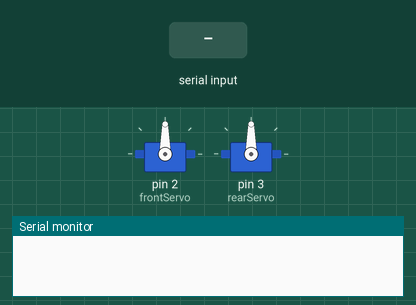
Simulated run of this sketch. Board: Arduino Uno, built with avr-gcc and run on an emulated ATmega328P. Parts: 2 × servo, the last lines printed to the serial monitor. Inputs (shaded band) come from the test bench.

Above: at 1.2 s.
1.3 s: "w" received over Serial
At 1.36 s:
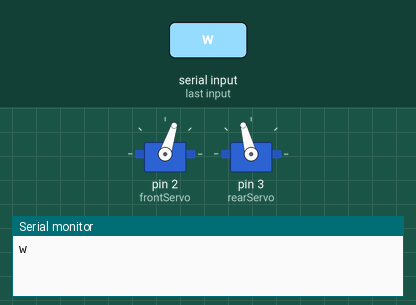
3.1 s: "x" received over Serial
At 3.16 s:
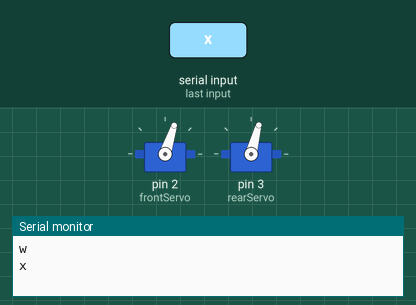
4.9 s: "a" received over Serial
At 5.15 s:
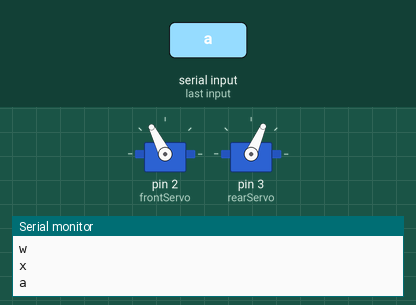
6.5 s: "d" received over Serial
At 7.8 s:
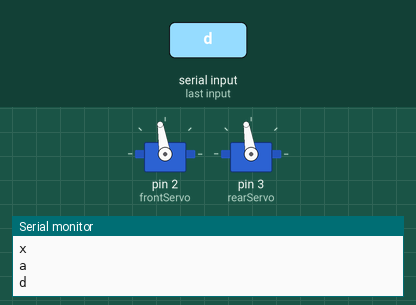
8.1 s: "c" received over Serial
At 8.35 s:
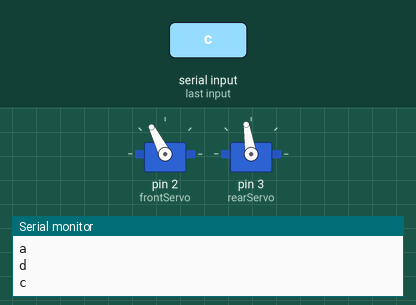
Timing chart, 0 to 10.9 s (numbered marks = the images above; inputs shaded):
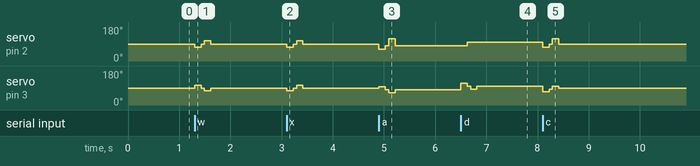

The sketch:

sketch_aug12d.ino
```cpp
  #include <Servo.h>

   Servo frontServo;
   Servo rearServo;
   int centerPos = 90;
   int frontRightUp = 72;
   int frontLeftUp = 108;
   int backRightForward = 75;
   int backLeftForward = 105;
   int walkSpeed = 150;
   char In;

   int trigPin = 9;
   int echoPin = 10;
   long int duration, distanceInches;
   long distanceFront = 0;             //cm
   int startAvoidanceDistance=20;         //cm


   long microsecondsToInches(long microseconds)

   {
    return microseconds / 74 / 2;
   }


   long microsecondsToCentimeters(long microseconds)
   {
    return microseconds / 29 / 2;
   }


   long distanceCm()

   {
    pinMode(trigPin, OUTPUT);
    pinMode(echoPin, INPUT);

    digitalWrite(trigPin, LOW);
    delayMicroseconds(2);
    digitalWrite(trigPin, HIGH);
    delayMicroseconds(10);
    digitalWrite(trigPin, LOW);

    duration = pulseIn(echoPin, HIGH);

    distanceInches = microsecondsToInches(duration);
    return microsecondsToCentimeters(duration);
   }


void center()

   {
    frontServo.write(centerPos);
    rearServo.write(centerPos);
   }

void moveForward()

   {
        frontServo.write(frontRightUp);
        rearServo.write(backLeftForward);
        delay(125);

        frontServo.write(centerPos);
        rearServo.write(centerPos);
        delay(65);

        frontServo.write(frontLeftUp);
        rearServo.write(backRightForward);
        delay(125);

        frontServo.write(centerPos);
        rearServo.write(centerPos);
        delay(65);
   }


void moveBackward()

   {
    frontServo.write(frontRightUp);
        rearServo.write(backRightForward);
        delay(125);

    frontServo.write(centerPos);
       rearServo.write(centerPos);
        delay(65);

    frontServo.write(frontLeftUp);
        rearServo.write(backLeftForward);
        delay(125);

    frontServo.write(centerPos);
        rearServo.write(centerPos);
        delay(65);
   }


void moveBackRight()

   {
        frontServo.write(frontRightUp);
        rearServo.write(backRightForward-6);
        delay(125);

    frontServo.write(centerPos);
        rearServo.write(centerPos-6);
        delay(65);

    frontServo.write(frontLeftUp+9);
        rearServo.write(backLeftForward-6);
        delay(125);

    frontServo.write(centerPos);
        rearServo.write(centerPos);
        delay(65);
   }

void moveBackLeft()

   {
        frontServo.write(frontRightUp);
        rearServo.write(backRightForward+6);
        delay(125);

    frontServo.write(centerPos);
        rearServo.write(centerPos+6);
        delay(65);

    frontServo.write(frontLeftUp-9);
        rearServo.write(backLeftForward+6);
        delay(125);

    frontServo.write(centerPos);
        rearServo.write(centerPos);
        delay(65);
   }


void moveTurnLeft()

   {
        frontServo.write(frontRightUp-9);
        rearServo.write(backLeftForward-9);
        delay(125);

    frontServo.write(centerPos-9);
        rearServo.write(centerPos-9);
        delay(65);

    frontServo.write(frontLeftUp+9);
        rearServo.write(backRightForward-9);
        delay(125);

    frontServo.write(centerPos-9);
        rearServo.write(centerPos-9);
        delay(65);
   }


void moveTurnRight()

   {
    frontServo.write(frontRightUp+9);
        rearServo.write(backLeftForward+9);
        delay(125);

    frontServo.write(centerPos+9);
        rearServo.write(centerPos+9);
        delay(65);

    frontServo.write(frontLeftUp-9);
        rearServo.write(backRightForward+9);
        delay(125);

    frontServo.write(centerPos+9);
        rearServo.write(centerPos+9);
        delay(65);
   }
void startPatrol()
{
   distanceFront=distanceCm();
                  if (distanceFront > 1)
              {                 // Filters out any stray 0.00 error readings

                   if (distanceFront<startAvoidanceDistance)
            {
                    for(int i=0; i<=8; i++)
               {
                      moveBackRight();
                      delay(walkSpeed);
                       }
                 for(int i=0; i<=10; i++)
                {
                   moveTurnLeft();
                   delay(walkSpeed);
                        }
            }
           else
            {
            moveForward();
            delay(walkSpeed);
            }
           }
}

void Stop()
{
  frontServo.write(centerPos);
  rearServo.write(centerPos);
}

void setup()

   {
    frontServo.attach(2);
    rearServo.attach(3);
    pinMode(trigPin, OUTPUT);
    pinMode(echoPin, INPUT);
    Serial.begin(9600);
   }

void loop()
{
  if(Serial.available() > 0)
  {
    In = Serial.read();
    Serial.println(In);

    switch(In)
    {
    case 'w':
      moveForward();
      delay(walkSpeed);
      break;
    case 'x':
       moveBackward();
      break;
    case 'a':
      moveTurnLeft();
      delay(walkSpeed);
      break;
    case 'd':
      moveTurnRight();
      break;
    case 'z':
      moveBackLeft();
      break;
    case 'c':
      moveBackRight();
      break;
    case 's':
      Stop();
      break;
    case 'p':
      startPatrol();
      break;
    }
  }
}
```

Measured:
- after the input at 1.3 s, servo on pin 2 (frontServo): 90° → 72° at once, → 90° 0.13 s later, → 108° 0.07 s later, → 90° 0.13 s later; servo on pin 3 (rearServo): 90° → 105° at once, → 90° 0.13 s later, → 75° 0.07 s later, → 90° 0.13 s later
- after the input at 3.1 s, servo on pin 2 (frontServo): 90° → 72° at once, → 90° 0.13 s later, → 108° 0.07 s later, → 90° 0.13 s later; servo on pin 3 (rearServo): 90° → 75° at once, → 90° 0.13 s later, → 105° 0.07 s later, → 90° 0.13 s later
- after the input at 4.9 s, servo on pin 2 (frontServo): 90° → 63° at once, → 81° 0.13 s later, → 117° 0.07 s later, → 81° 0.13 s later; servo on pin 3 (rearServo): 90° → 96° at once, → 81° 0.13 s later, → 66° 0.07 s later, → 81° 0.13 s later
- after the input at 6.5 s, servo on pin 2 (frontServo): 81° → 99° after 0.13 s; servo on pin 3 (rearServo): 81° → 114° at once, → 99° 0.13 s later, → 84° 0.07 s later, → 99° 0.13 s later
- after the input at 8.1 s, servo on pin 2 (frontServo): 99° → 72° at once, → 90° 0.13 s later, → 117° 0.07 s later, → 90° 0.13 s later; servo on pin 3 (rearServo): 99° → 69° at once, → 84° 0.13 s later, → 99° 0.07 s later, → 90° 0.13 s later
